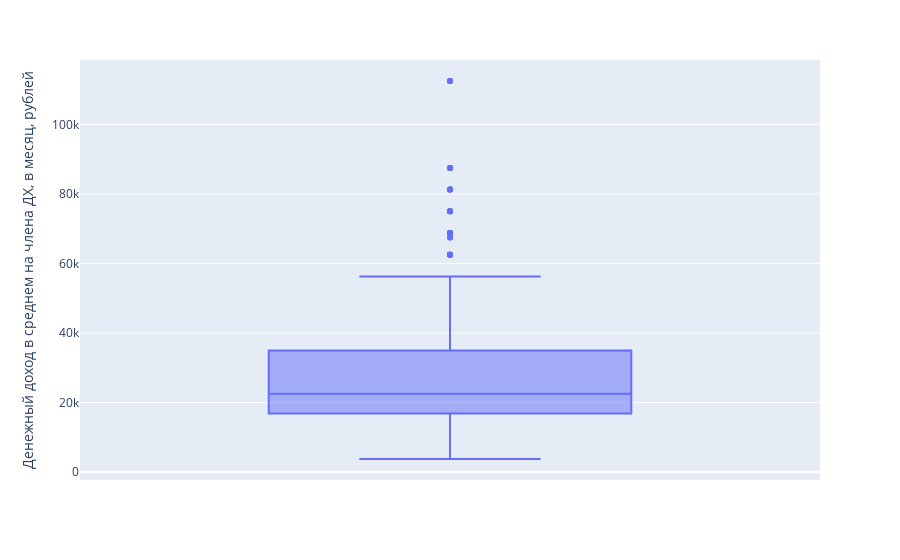
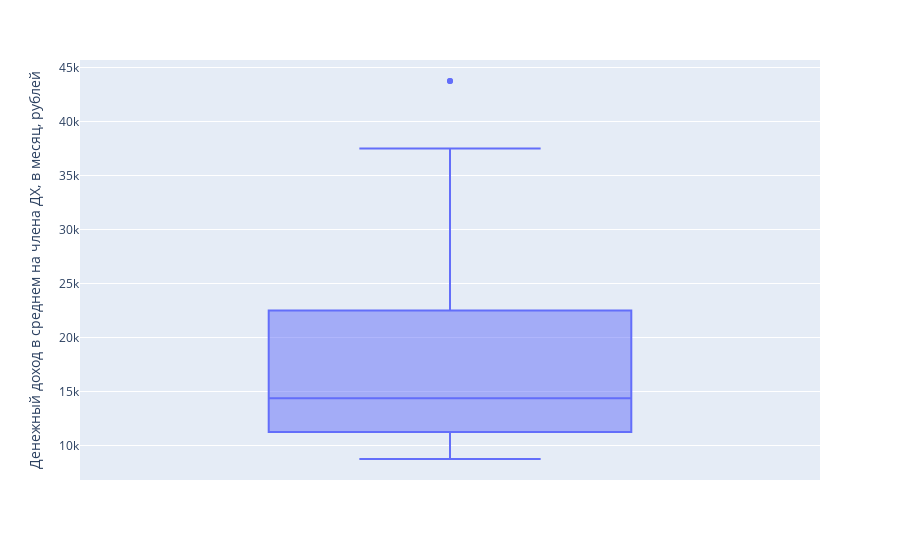
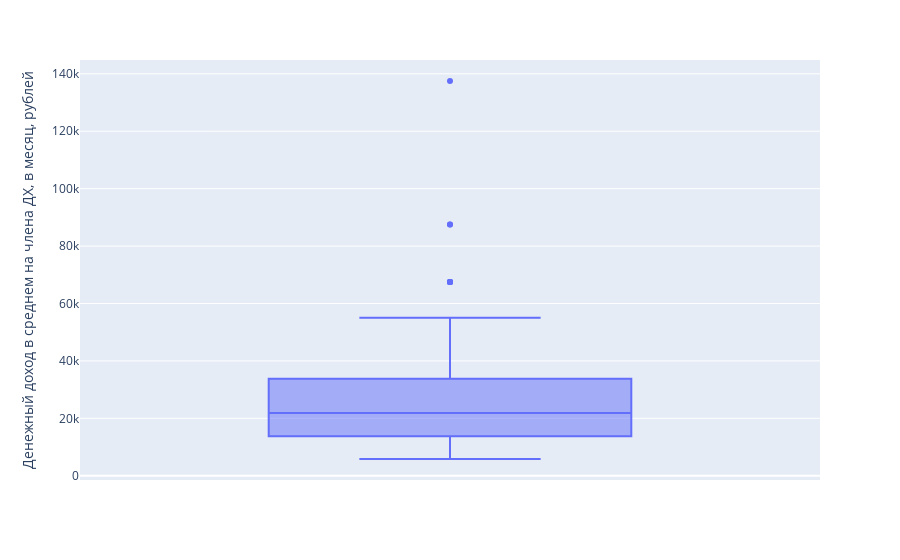
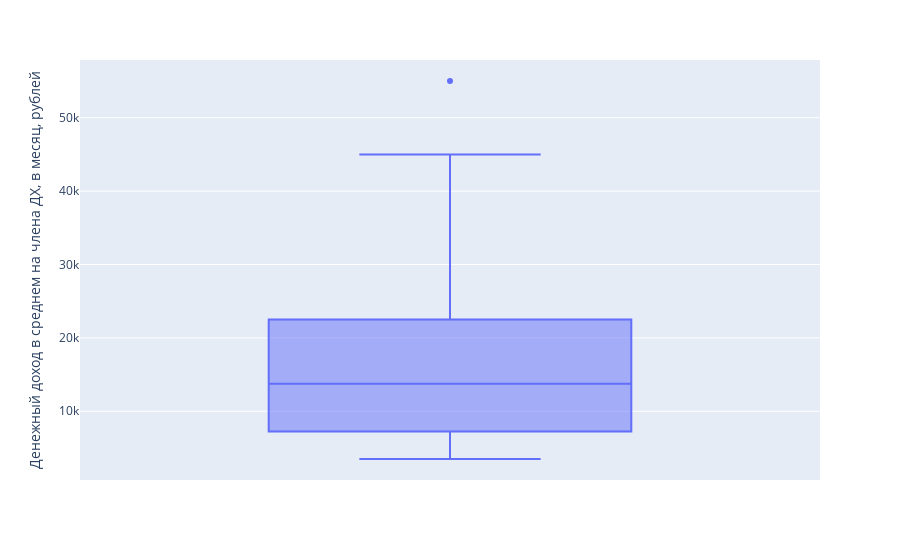

The code cell stored with these charts, in order, in its notebook:
### Code cell
column = 'Денежный доход в среднем на члена ДХ, в месяц, рублей'
for punct_type in yakutia['Размер населенного пункта'].unique(): # также можно сделать через groupby, 
    # но groupby медленный
    selected_by = yakutia[yakutia['Размер населенного пункта']==punct_type]
    title = f"{column}, {meta.value_labels[meta.variable_to_label['R_1_1']][punct_type]}"
    describe(selected_by, column, title)

### Figure 1 — Plotly figure (JSON) as saved in the notebook; plotly's stock layout.template omitted (floating-point values rounded to 4 significant figures; data arrays with more than 128 entries replaced by an {"elided": "..."} marker saying what was removed)
{"data": [{"alignmentgroup": "True", "hovertemplate": "Денежный доход в среднем на члена ДХ, в месяц, рублей=%{y}<extra></extra>", "legendgroup": "", "marker": {"color": "#636efa"}, "name": "", "notched": false, "offsetgroup": "", "orientation": "v", "showlegend": false, "type": "box", "x0": " ", "xaxis": "x", "y": {"elided": "448 float values"}, "y0": " ", "yaxis": "y"}], "layout": {"boxmode": "group", "legend": {"tracegroupgap": 0}, "margin": {"t": 60}, "xaxis": {"anchor": "y", "domain": [0, 1]}, "yaxis": {"anchor": "x", "domain": [0, 1], "title": {"text": "Денежный доход в среднем на члена ДХ, в месяц, рублей"}}}}

### Figure 2 — Plotly figure (JSON) as saved in the notebook; plotly's stock layout.template omitted (floating-point values rounded to 4 significant figures)
{"data": [{"alignmentgroup": "True", "hovertemplate": "Денежный доход в среднем на члена ДХ, в месяц, рублей=%{y}<extra></extra>", "legendgroup": "", "marker": {"color": "#636efa"}, "name": "", "notched": false, "offsetgroup": "", "orientation": "v", "showlegend": false, "type": "box", "x0": " ", "xaxis": "x", "y": [27500, 17500, 35000, 22500, 27500, 33750, 33750, 17500, 17500, 43750, 43750, 17500, 17500, 33750, 33750, 33750, 33750, 33750, 33750, 17500, 17500, 27500, 27500, 11670.0, 11670.0, 11670.0, 37500, 37500, 37500, 9167.0, 9167.0, 9167.0, 15000, 15000, 15000, 13750, 13750, 13750, 13750, 21875, 21875, 21875, 21875, 11250, 11250, 11250, 11250, 21875, 21875, 21875, 21875, 8750, 8750, 8750, 8750, 13750, 13750, 13750, 13750, 11250, 11250, 11250, 11250, 11000, 11000, 11000, 11000, 11000, 9167.0, 9167.0, 9167.0, 9167.0, 9167.0, 9167.0], "y0": " ", "yaxis": "y"}], "layout": {"boxmode": "group", "legend": {"tracegroupgap": 0}, "margin": {"t": 60}, "xaxis": {"anchor": "y", "domain": [0, 1]}, "yaxis": {"anchor": "x", "domain": [0, 1], "title": {"text": "Денежный доход в среднем на члена ДХ, в месяц, рублей"}}}}

### Figure 3 — Plotly figure (JSON) as saved in the notebook; plotly's stock layout.template omitted (floating-point values rounded to 4 significant figures; data arrays with more than 128 entries replaced by an {"elided": "..."} marker saying what was removed)
{"data": [{"alignmentgroup": "True", "hovertemplate": "Денежный доход в среднем на члена ДХ, в месяц, рублей=%{y}<extra></extra>", "legendgroup": "", "marker": {"color": "#636efa"}, "name": "", "notched": false, "offsetgroup": "", "orientation": "v", "showlegend": false, "type": "box", "x0": " ", "xaxis": "x", "y": {"elided": "147 float values"}, "y0": " ", "yaxis": "y"}], "layout": {"boxmode": "group", "legend": {"tracegroupgap": 0}, "margin": {"t": 60}, "xaxis": {"anchor": "y", "domain": [0, 1]}, "yaxis": {"anchor": "x", "domain": [0, 1], "title": {"text": "Денежный доход в среднем на члена ДХ, в месяц, рублей"}}}}

### Figure 4 — Plotly figure (JSON) as saved in the notebook; plotly's stock layout.template omitted (floating-point values rounded to 4 significant figures; data arrays with more than 128 entries replaced by an {"elided": "..."} marker saying what was removed)
{"data": [{"alignmentgroup": "True", "hovertemplate": "Денежный доход в среднем на члена ДХ, в месяц, рублей=%{y}<extra></extra>", "legendgroup": "", "marker": {"color": "#636efa"}, "name": "", "notched": false, "offsetgroup": "", "orientation": "v", "showlegend": false, "type": "box", "x0": " ", "xaxis": "x", "y": {"elided": "132 float values"}, "y0": " ", "yaxis": "y"}], "layout": {"boxmode": "group", "legend": {"tracegroupgap": 0}, "margin": {"t": 60}, "xaxis": {"anchor": "y", "domain": [0, 1]}, "yaxis": {"anchor": "x", "domain": [0, 1], "title": {"text": "Денежный доход в среднем на члена ДХ, в месяц, рублей"}}}}
